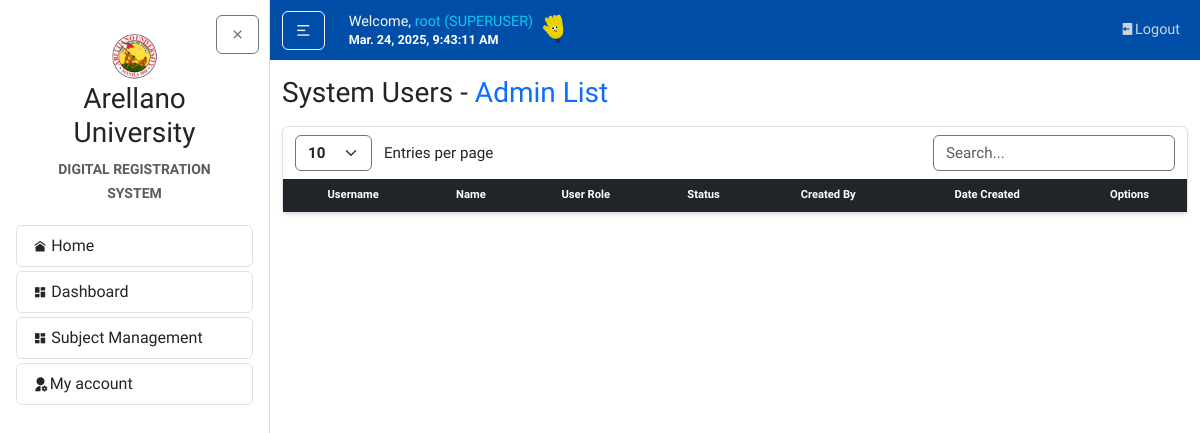
Before: /accounts/admin-list/ (signed in) with the older database file.
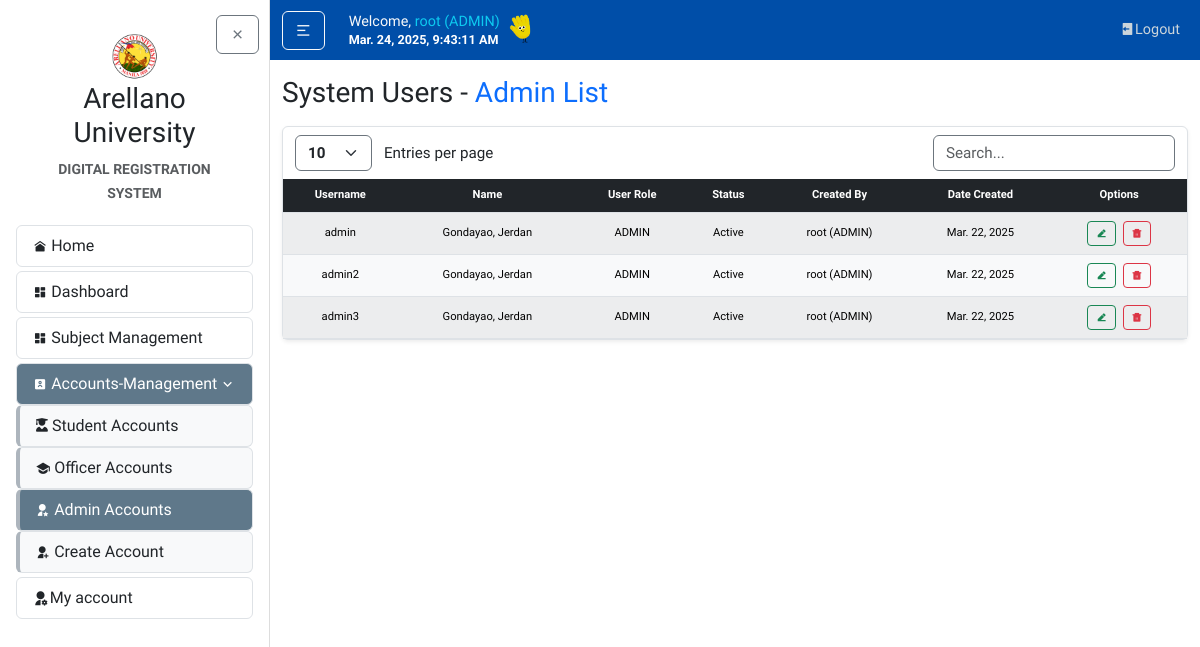
After: the same page with the newer database file.
### accounts/models.py (models this page shows, shortened)
class CustomUser(AbstractUser):
    ROLES = (
        ('SUPERUSER', 'Superuser'),
        ('ADMIN', 'Admin'),
        ('OFFICER', 'Enrollment Officer'),
        ('STUDENT', 'Student'),
    )
    role = models.CharField(max_length=20, choices=ROLES, default='ADMIN')
    email = models.EmailField()
    created_by = models.ForeignKey(
        settings.AUTH_USER_MODEL,
        on_delete=models.SET_NULL,
        null=True,
        blank=True,
        related_name="created_users"
    )
    def __str__(self):
        return f"{self.username} ({self.role})"

### accounts/views.py (the view)
# urls.py: path('admin-list/', views.accounts_list_admins, name='admin-list'),
@login_required
@role_required(allowed_roles=['SUPERUSER'])
def accounts_list_admins(request):
    admins = CustomUser.objects.filter(role='ADMIN')
    return render(request, 'accounts/accounts_list_admins.html', {'admins': admins})

### accounts/templates/accounts/accounts_list_admins.html (shortened to what this page needs)
{% extends "home/layout.html" %}
{% block body %}
<h3 class="mb-3">System Users - <span class="text-primary">Admin List</span></h3>
<article class="content-section border rounded p-0 shadow-sm">
    <div class="container">
        <div class="row mt-2">
            <div class="col-auto">
                <select id="customEntries" class="form-select d-inline w-auto border-secondary fw-bold" style="font-size: calc(0.8rem + 0.2vw); cursor: pointer; vertical-align: middle;">
                    <option value="10">10</option>
                </select>
                <span class="d-inline ms-2" style="font-size: calc(0.8rem + 0.2vw); vertical-align: middle;">Entries per page</span>
            </div>
            <div class="col-auto ms-auto">
                <input type="text" id="searchBar" class="form-control d-inline w-auto border-secondary" placeholder="Search..." style="font-size: calc(0.8rem + 0.2vw); vertical-align: middle;">
            </div>
        </div>
    </div>
    <div class="table-responsive table-nowrap mt-2">
        <table id="dataTable" class="table table-light table-hover table-striped text-center m-0 projectTables">
            <thead class="table-dark">
                <tr>
                    <th class="text-center">Username</th>
                    <th class="text-center">Name</th>
                    <th class="text-center">User Role</th>
                    <th class="text-center">Status</th>
                    <th class="text-center">Created By</th>
                    <th class="text-center">Date Created</th>
                    <th class="text-center">Options</th>
                </tr>
            </thead>
            <tbody>
                {% for admin in admins %}
                    {% if admin.username != 'root' %}
                    <tr>
                        <td style="vertical-align: middle;">{{ admin.username }}</td>
                        <td style="vertical-align: middle;">{{ admin.last_name }}, {{ admin.first_name }}</td>
                        <td style="vertical-align: middle;">{{ admin.role }}</td>
                        <td style="vertical-align: middle;">{{ admin.is_active|yesno:"Active,Inactive" }}</td>
                        <td style="vertical-align: middle;">{{ admin.created_by|default:"-" }}</td>
                        <td style="vertical-align: middle;">{{ admin.date_joined|date:"M. d, Y" }}</td>
                        <td style="vertical-align: middle;">
                            <a href="{% url 'account-update' admin.pk %}" class="btn btn-sm btn-outline-success fw-bold responsive_text flex-fill me-1" title="Edit">
                                <i class="ri-edit-2-fill"></i>
                            </a>
                            <button type="button" data-bs-toggle="modal" data-bs-target="#myModal" data-deleteData="User: {{ admin.last_name }}, {{ admin.first_name }}" data-ID="{{ admin.id }}" data-moduleName="Delete the account record" class="btn btn-sm btn-outline-danger fw-bold responsive_text flex-fill">
                                <i class="ri-delete-bin-5-fill"></i>
                            </button>
                        </td>
                    </tr>
                    {% endif %}
                {% endfor %}
            </tbody>
        </table>
    </div>
</article>
{% endblock %}

### home/templates/home/layout.html (shortened to what this page needs)
{% load static %}
<!DOCTYPE html>
<html lang="en">
<head>
  <link rel="stylesheet" type="text/css" href="{% static 'home/main.css' %}">
  <link href="https://cdn.jsdelivr.net/npm/bootstrap@5.3.3/dist/css/bootstrap.min.css" rel="stylesheet">
  <link rel="stylesheet" href="https://cdnjs.cloudflare.com/ajax/libs/remixicon/4.6.0/remixicon.css">
  <link rel="stylesheet" href="//cdn.datatables.net/2.2.2/css/dataTables.dataTables.min.css">
  <link rel="stylesheet" href="https://cdn.jsdelivr.net/npm/flatpickr/dist/flatpickr.min.css">
</head>
<body>
    <div class="full-nav-bg"></div>
    <div id="page-wrapper" class="d-flex" style="min-height: 100vh;">
        {% include "home/sidebar.html" %}
        <div id="content-wrapper" class="flex-grow-1">
            <header class="site-header">
                <nav class="navbar navbar-expand-md ">
                    <div class="container">
                        <div class="navbar-nav align-items-xl-center">
                            <button id="sidebarToggle" class="btn btn-outline-light me-3 my-auto">
                                <i class="ri-menu-2-line"></i>
                            </button>
                        </div>
                        <div class="ms-2 me-auto my-auto">
                            <h5 class="d-flex align-items-end gap-1 mb-1">
                                <span class="text-light nav-font">
                                    {% if user.is_authenticated %}
                                        Welcome, <span class="text-info">{{ request.user }} {{ request.user.userprofile.userrole }}</span> <br>
                                    {% endif %}
                                    <small id="clock" class="my-auto text-white fw-bold"></small>
                                </span>
                                <span><img src="{% static "home/images/hand.gif" %}" alt="" style="height: 2em; width: auto; vertical-align: middle;"></span>
                            </h5>
                        </div>
                        <div class="navbar-nav ms-auto nav-font">
                            {% if user.is_authenticated %}
                                <a class="nav-item nav-link" href="{% url "logout" %}"><i class="ri-logout-box-fill "></i>Logout</a>
                            {% endif %}
                        </div>
                    </div>
                </nav>
            </header>
            <main id="main-content" role="main" class="container mt-3">
                <div class="row">
                    <div class="col">
                    {% block body %}{% endblock %}
                    </div>
                </div>
            </main>
        </div>
    </div>
</body>
</html>

Changed rows visible on the page:
changed CustomUser (number 1 of 4 on the later page): role "SUPERUSER" → "ADMIN" (drawn); user "root (SUPERUSER)" → "root (ADMIN)"
added CustomUser: username "admin", last_name "Gondayao", first_name "Jerdan", role "ADMIN", is_active "Active", created_by "root (ADMIN)", date_joined "Mar. 22, 2025"
added CustomUser: username "admin2", last_name "Gondayao", first_name "Jerdan", role "ADMIN", is_active "Active", created_by "root (ADMIN)", date_joined "Mar. 22, 2025"
now on this page (row edited): CustomUser: username "admin3", last_name "Gondayao", first_name "Jerdan", role "ADMIN", is_active "Active", created_by "root (ADMIN)", date_joined "Mar. 22, 2025"
Other visible differences:
text now shown: "Accounts-Management Student Accounts Officer Accounts Admin Accounts Create Account"
